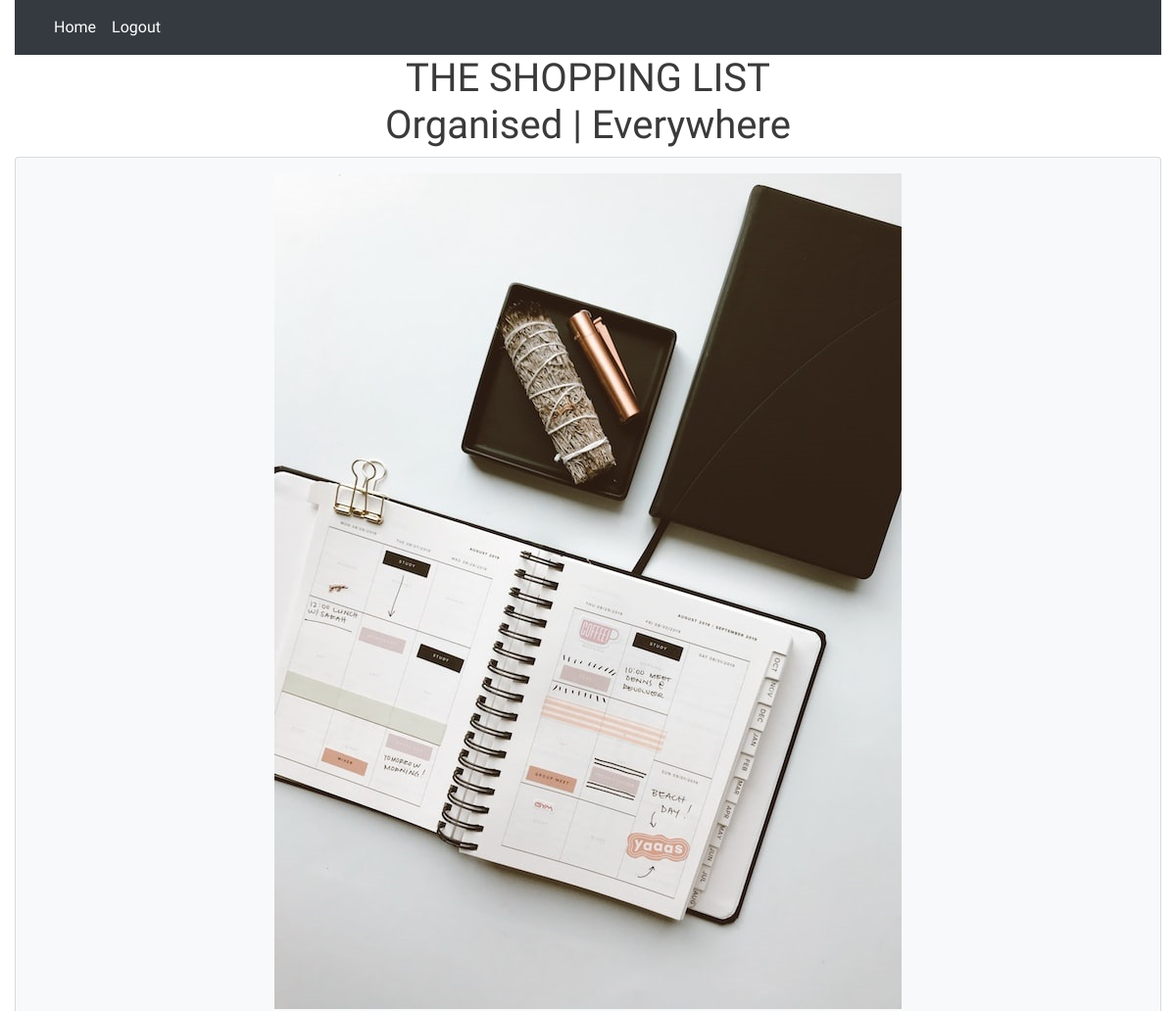
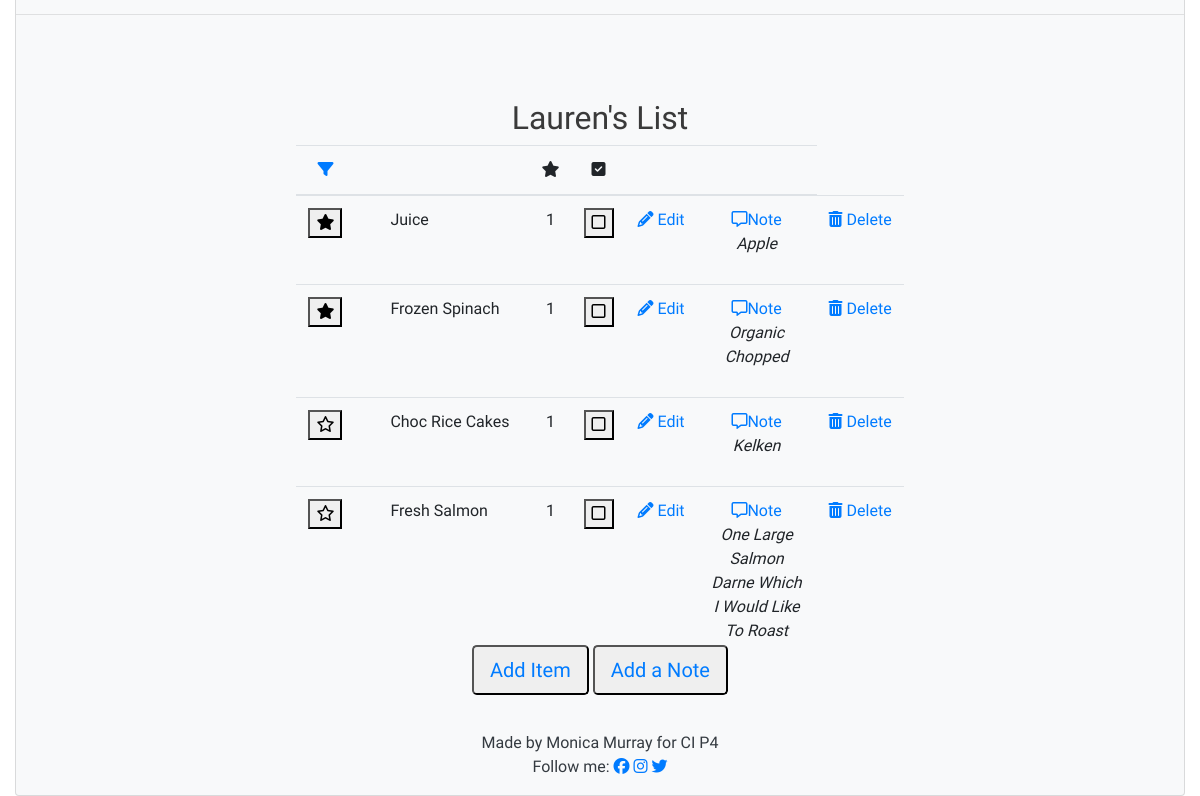
The page / (signed in) on the database its author committed (2 pictures, top to bottom).
### list/models.py (models this page shows, shortened)
class Entry(models.Model):
    item_name = models.CharField(
        max_length=60, null=False, blank=False, unique=True)
    quantity = models.IntegerField(choices=QUANTITY_CHOICES)
    star = models.BooleanField(default=False)
    user = models.ForeignKey(User, on_delete=models.CASCADE)
    category = models.CharField(max_length=20, choices=CATEGORY_CHOICES)
    added_on = models.DateTimeField(auto_now_add=True)
    check_item_as_done = models.BooleanField(default=False)
    class Meta:
        ordering = ['-added_on', '-star',]

class Note(models.Model):
    item = models.OneToOneField(
        Entry, on_delete=models.CASCADE, related_name='notes')
    user = models.ForeignKey(User, on_delete=models.CASCADE)
    body = models.TextField()
    added_on = models.DateTimeField(auto_now_add=True)
    def __str__(self):
        return self.body

### list/views.py (the view)
# urls.py: path('', views.EntryList.as_view(), name='home'),
class EntryList(generic.ListView):
    model = Entry
    queryset = Entry.objects.all()
    template_name = 'index.html'
    paginate_by = 100

### templates/index.html (shortened to what this page needs)
{% extends 'base.html' %}
{% block content %}
<div class="row justify-content-center">
    {% if user.is_authenticated %}
    <div class="table-responsive-sm pt-5" >
        <h2>{{user.username}}'s List</h2>
        <div style="height: 500px; overflow-y: scroll;">
        <table class="table" >
            <thead>
                <tr>
                    <th scope="col"><a href="#"><i class="fa-solid fa-filter"></i></a></th>
                    <th scope="col">
                    </th>
                    <th scope="col"></th>
                    <th scope="col"><i class="fa-solid fa-star"></i></th>
                    <th scope="col"><i class="fa-solid fa-square-check"></i></th>
                    <th scope="col"></th>
                    <th scope="col"></th>
                </tr>
            </thead>
            <tbody>
                {% for entry in entry_list %}
                <tr>
                    {% if entry.star %}
                            <td><a href="{% url 'toggle_star' entry.id %}"><button type="submit" name="toggle_star" value="{{entry.id}}" class="btn-like"><i class="fa-solid fa-star"></i></button></a></td>
                        {% else %}
                            <td><a href="{% url 'toggle_star' entry.id %}"><button type="submit" name="toggle_star" value="{{entry.id}}" class="btn-like"><i class="fa-regular fa-star"></i></button></a></td>
                    {% endif %}
                    {% if entry.check_item_as_done %}
                        <th scope="row"></th>
                        <td class="text-left text-capitalize"><strike> {{ entry.item_name }} </strike></td>
                        <td>{{entry.quantity}}</td>
                        <td><a href="{% url 'toggle_check' entry.id %}"><button type="submit" name="toggle_check" value="{{entry.id}}" class="btn-like"><i class="fa-solid fa-square-check"></i></button></a></td>
                        <td></td>
                        <td><a href="{% url 'delete' entry.id %}"><i class="fa-solid fa-trash-can"></i> Delete</a></td>
                    {% else %}
                        <th scope="row"></th>
                        <td class="text-left text-capitalize"> {{ entry.item_name }}</td>
                        <td>{{entry.quantity}}</td>
                        <td><a href="{% url 'toggle_check' entry.id %}"><button type="submit" name="toggle_check" value="{{entry.id}}" class="btn-like"><i class="fa-regular fa-square"></i></button></a><a href="#"></a></td>
                        <td><a href="{% url 'edit' entry.id %}"><i class="fa-solid fa-pencil"></i> Edit</a></td>
                        <td><a href="{% url 'note' entry.id %}"><i class="fa-regular fa-message"></i>Note</a><p class="text-capitalize font-italic text-wrap" style="width: 6rem;">{{entry.notes}}</p></td>
                        <td><a href="{% url 'delete' entry.id %}"><i class="fa-solid fa-trash-can"></i> Delete</a></td>
                    {% endif %}
                </tr>
                {% endfor %}
            </tbody>
        </table>
    </div>
        <button type="button" class="btn-lg mb5"><a href="{% url 'add' %}">Add Item</a></button>
        <button type="button" class="btn-lg mb5"><a href="">Add a Note</a></button>
    </div>
    {% endif %}
</div>
{% endblock %}

### static/images/css/style.css (style rules this page uses)
body { background-color: #FFFFFF; font-family: 'Nanum Myeongjo', 'Roboto', sans-serif; color: #3a3a3a; text-align: center; font-weight: 300; }
tbody { height: 120px; overflow-y: scroll; }

### rows shown on the page
Entry: item_name "Juice", quantity "1", notes "Apple"
Entry: item_name "Frozen Spinach", quantity "1", notes "Organic Chopped"
Entry: item_name "Choc Rice Cakes", quantity "1", notes "Kelken"
Entry: item_name "Fresh Salmon", quantity "1", notes "One Large Salmon Darne Which I Would Like To Roast…"

### other values the page prints
{{ user.username }} "Lauren"
